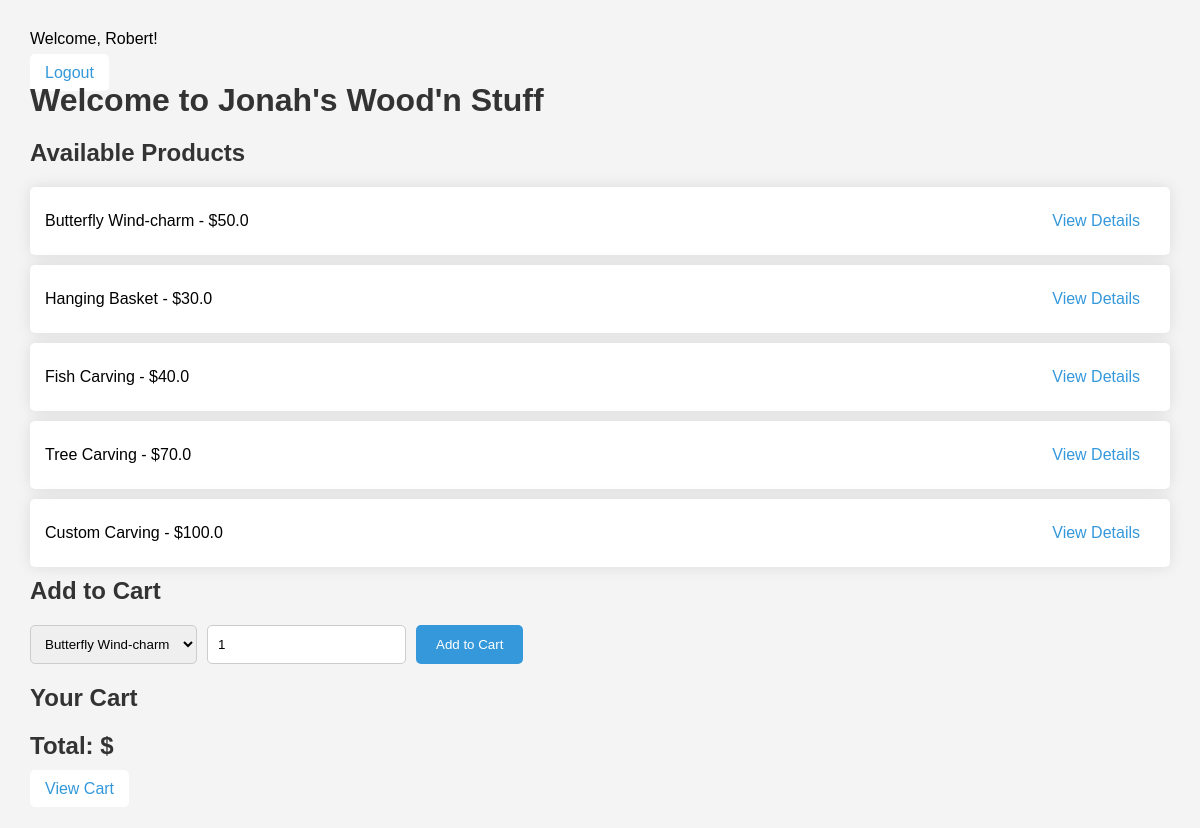
Screenshot of / (signed in) with the database file from the repository.
### main.py (models this page shows)
class Product(db.Model):
    id = db.Column(db.Integer, primary_key=True)
    name = db.Column(db.String(100), nullable=False)
    price = db.Column(db.Float, nullable=False)
    image_filename = db.Column(db.String(100), nullable=True)  # new field

### main.py (the view)
@app.route('/')
def index():
    products = {product.name: product.price for product in Product.query.all()}
    registration_form = RegistrationForm()
    return render_template("index.html", products=products, form=registration_form, cart=cart)

### main.py
class RegistrationForm(FlaskForm):
    username = StringField('Username', validators=[DataRequired(), Length(min=4, max=80)])
    password = PasswordField('Password', validators=[DataRequired(), Length(min=6, max=120)])
    confirm_password = PasswordField('Confirm Password', validators=[DataRequired(), EqualTo('password')])
    name = StringField('Name', validators=[DataRequired()])
    full_address = StringField('Full Address', validators=[DataRequired()])
    submit = SubmitField('Register')

### templates/index.html (shortened to what this page needs)
<!DOCTYPE html>
<html lang="en">
<head>
</head>
<body>
    <div class="user-corner">
        {% if 'user_id' in session %}
        <p>Welcome, {{ session['user_name'] }}!</p>
        <a href="{{ url_for('logout') }}">Logout</a>
        {% endif %}
    </div>
    <h1>Welcome to Jonah's Wood'n Stuff</h1>
    <h2>Available Products</h2>
    <ul>
        {% for product_name, product_price in products.items() %}
        <li>
            {{ product_name }} - ${{ product_price }}
            <a href="{{ url_for('product_page', product_name=product_name) }}">View Details</a>
        </li>
        {% endfor %}
    </ul>
    <h2>Add to Cart</h2>
    <form action="{{ url_for('add_to_cart') }}" method="post">
        <select name="item">
            {% for product_name in products.keys() %}
            <option value="{{ product_name }}">{{ product_name }}</option>
            {% endfor %}
        </select>
        <input type="number" name="quantity" min="1" value="1">
        <input type="submit" value="Add to Cart">
    </form>
    <h2>Your Cart</h2>
    <h2>Total: ${{ total }}</h2>
    <a href="{{ url_for('show_cart') }}">View Cart</a>
</body>
</html>

### templates/index.html (style rules this page uses)
body, h1, h2, ul, li, form, select, input, a { margin: 0; padding: 0; font-family: 'Arial', sans-serif; }
body { background-color: #f4f4f4; margin: 30px; }
h1, h2 { color: #333; margin-bottom: 20px; }
ul { list-style-type: none; }
li { background-color: #fff; padding: 15px; margin-bottom: 10px; border-radius: 5px; box-shadow: 0px 0px 15px rgba(0, 0, 0, 0.1); display: flex; justify-content: space-between; align-items: center; }
a { text-decoration: none; color: #3498db; padding: 10px 15px; border-radius: 5px; background-color: #fff; transition: background-color 0.3s; }
form { margin-bottom: 20px; display: flex; justify-content: start; gap: 10px; }
select, input[type="number"] { padding: 10px; border: 1px solid #ccc; border-radius: 5px; }
input[type="submit"] { background-color: #3498db; border: none; color: #fff; padding: 10px 20px; border-radius: 5px; cursor: pointer; transition: background-color 0.3s; }

### rows the page displays
Product: name "Butterfly Wind-charm", price "50.0"
Product: name "Hanging Basket", price "30.0"
Product: name "Fish Carving", price "40.0"
Product: name "Tree Carving", price "70.0"
Product: name "Custom Carving", price "100.0"

### other values shown
{{ session['user_name'] }} "Robert"
form field item "Butterfly Wind-charm"
